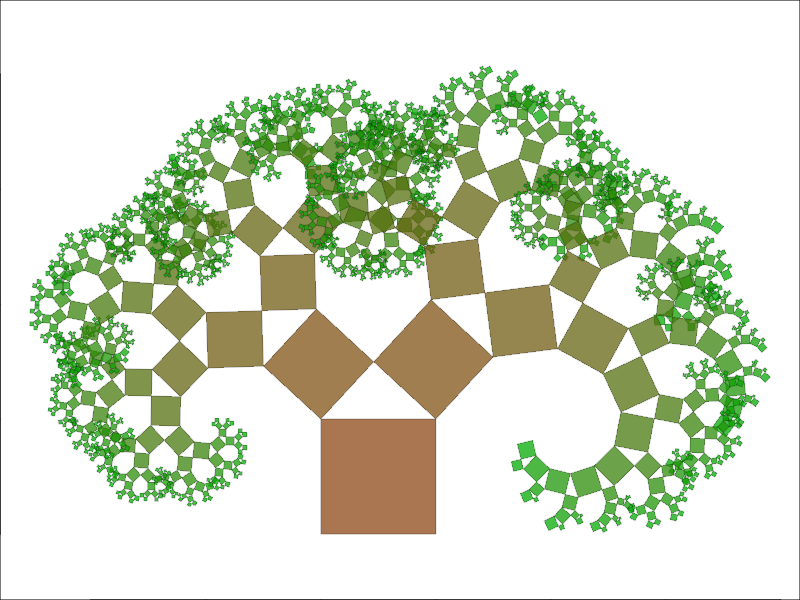

Here is the R script that generated this plot:
# This program generates a Pythagoras tree with a randomly varying branching ratio 
# at each bifurcation point


rotationMatrix2D <- function(rad){
  # Creates a 2D rotation matrix by rad radians
  #
  # Args:
  #   rad: rotation angle in radians
  #
  # Returns:
  #   2x2 rotation matrix
  matrix(c(cos(rad), -sin(rad),
           sin(rad),  cos(rad)),2,2)
} 


generatePythagorasTree <- function(maxLevel = 10, p = 0.5, random_p = FALSE, k=100){
  # Generates a Pythagoras tree
  #
  # Args:
  #   maxLevel: depth of the binary tree
  #   p: branching ratio from 0 to 1
  #   random_p: whether the p should be random at each split. Overrides parameter p
  #   k: Beta distribution parameter. Only relevant if random_p == TRUE
  #
  # Returns:
  #   Matrix representing the tree. Each row is one cube. Columns are the coordinates of
  #   the corners of the cube and the depth in the following order 
  #   (x1, x2, x3, x4, y1, y2, y3, y4, level)
  
  generateTreeRec <- function(level, anchor, angle, base, side, p){
    # Nested recursive function that computes the coordinates for each cube
    
    baseCube = matrix(c(0,0,1,1,0,1,1,0), 4, 2) * base
    R = rotationMatrix2D(angle)
    
    newCube = t((R %*% t(baseCube)) + anchor)
    
    if(level == maxLevel){
      return(c(as.vector(newCube), level))
      
    }else{
      # Generate random branching ratio. Biased towards the value that was used in last iteration
      if(random_p) p = rbeta(1, k * p, k * (1-p)) %% 1
      
      #Parameters For the next branch
      angle_left = asin(sqrt(1-p))
      angle_right = asin(sqrt(p))
      base_left = base*sqrt(p)
      base_right = base*sqrt(1-p)
      
      return( rbind(c(as.vector(newCube), level), 
                    generateTreeRec(level + 1, newCube[2 + side,], 
                                    angle + ifelse(side==0, -angle_left, pi/2 - angle_left), 
                                    base_left, 0, p),
                    generateTreeRec(level + 1, newCube[3 + side,], 
                                    angle + ifelse(side==0, -(pi/2 - angle_right), angle_right), 
                                    base_right, 1, p)))
    } 
  }
  
  return(generateTreeRec(level=0, anchor=c(0,0), angle=0, base=1, side=0, p=p))
}


plotTree = function(tree, col1, col2, alpha){
  # Plots the tree returned from generatePytahgorasTree
  #
  # Args:
  #   tree: tree that is returned from generatePythagorasTree
  #   col1: color of the trunk
  #   col2: color of a leaf
  #   alpha: alpha value of col1 and col2
  
  # Set the margins to 0
  p = par(mar = c(0,0,0,0))
  
  # Create a color palette
  gr = paste(colorRampPalette(c(col1, col2))(max(tree[,9] + 1)), alpha, sep = "")
  
  # Set up an empty plot
  plot(1, 1, type="n", xlim = range(tree[,1:4]), ylim = range(tree[,5:8]), asp=1)
  
  # One by one draw in the cubes
  for (i in 1:nrow(tree)){
    polygon(tree[i,c(1:4,1)], tree[i,c(5:8,5)], col=gr[tree[i,9] + 1], border="#0000003f")
  }
  
  # Restore the borders
  par(p)
}

# Generate a random tree with depth 10 and not too much variability (k=100)
tree = generatePythagorasTree(10, random_p=T, k = 100)

col1 = "#8B4513"
col2 = "#00aa00"
alpha = "bb"
plotTree(tree, col1, col2, alpha)


